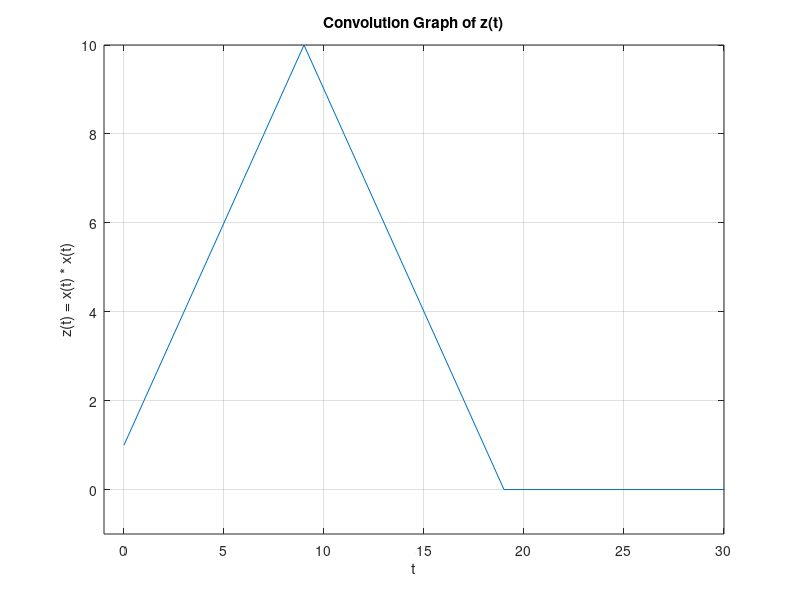
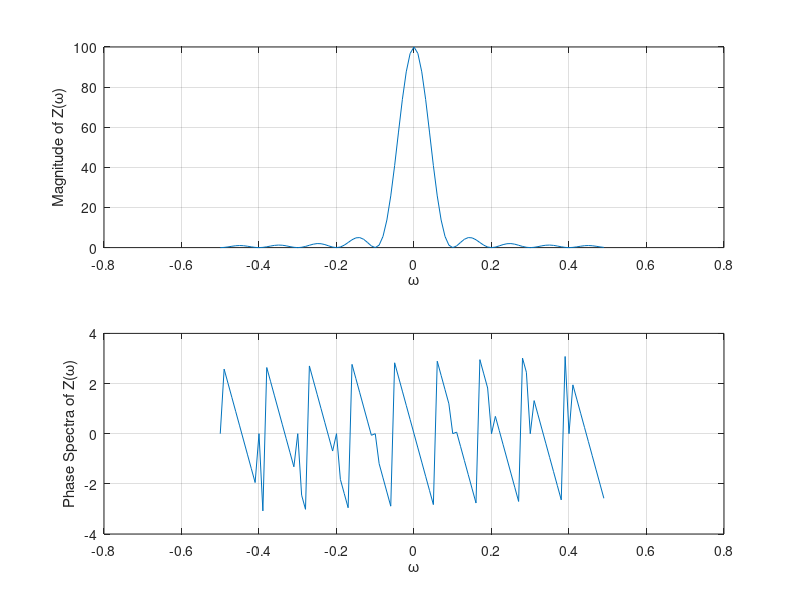
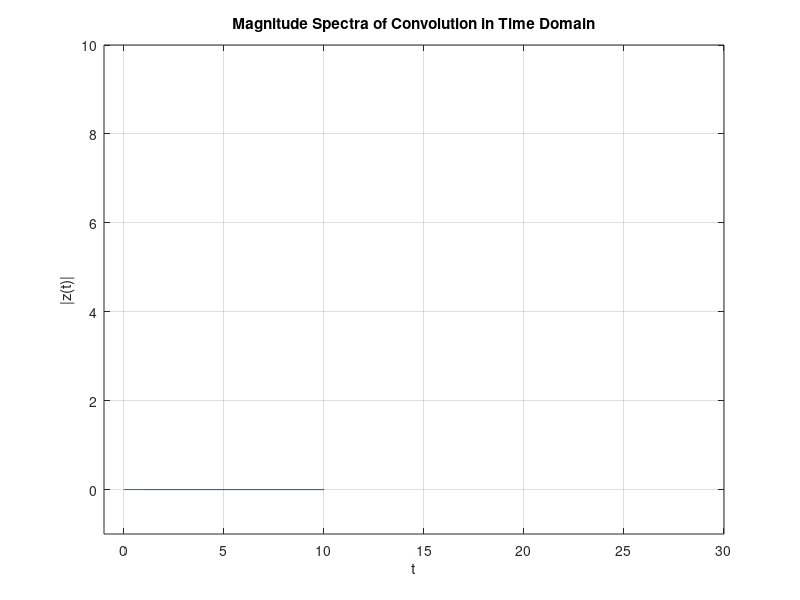
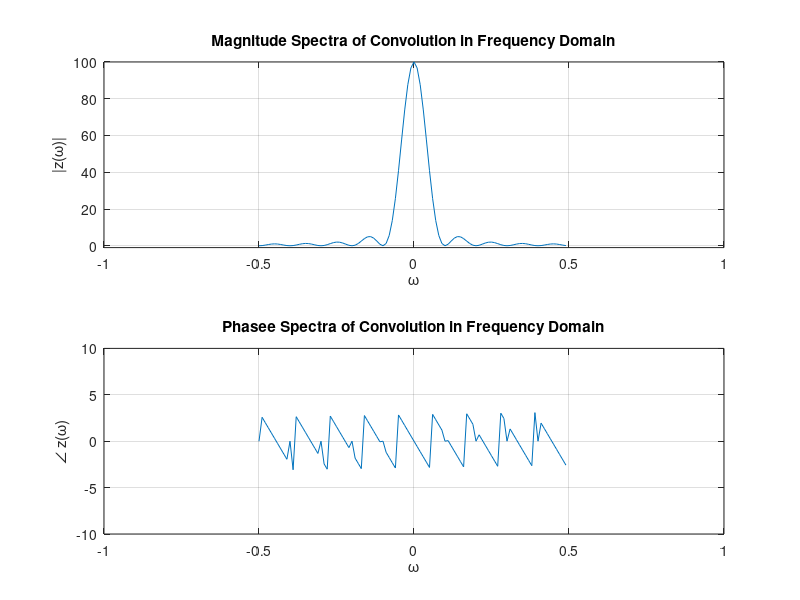

MATLAB code for these plots, in order:
%Rendel Abrasia, Reza Aablue
%500942743, 500966944
%Section 4

% Problem A.1

N = 100; 
PulseWidth = 10;
t = [0:1:(N-1)];

x = [ones(1,PulseWidth), zeros(1,N-PulseWidth)];

z = conv (x,x);

s = [0:1:2*(N-1)]

figure (1);
plot (s,z); grid on; axis ([-1 30 -1 10])
xlabel ('t'); ylabel ('z(t) = x(t) * x(t)');
title ('Convolution Graph of z(t)');

% Problem A.2

Xw=fft(x); % w = 2 x pi x f

f = [-(N/2):1:(N/2)-1]*(1/N);

Zw = Xw .* Xw;

% Problem A.3

figure (2);

subplot (2,1,1);
plot (f, fftshift(abs(Zw)));  grid on;
xlabel('\omega');
ylabel('Magnitude of Z(\omega)');

subplot (2,1,2);
plot (f, fftshift(angle(Zw)));  grid on;
xlabel('\omega');
ylabel('Phase Spectra of Z(\omega)');

% Problem A.4
xFreqDom = fft(x);
zFreqDom = xFreqDom.*xFreqDom;

zTimeDom = ifft(zFreqDom);

figure (3);
plot (zTimeDom); grid on;
axis ([-1 30 -1 10])
title ('Magnitude Spectra of Convolution in Time Domain');
xlabel ('t'); ylabel ('|z(t)|');

figure (4);
subplot (2,1,1); plot (f, fftshift(abs(zFreqDom))); grid on;
axis ([-1 1 -1 100]);
title ('Magnitude Spectra of Convolution in Frequency Domain');
xlabel ('\omega'); ylabel ('|z(\omega)|');

subplot (2,1,2); plot (f, fftshift(angle(zFreqDom))); grid on;
axis ([-1 1 -10 10]);
title ('Phasee Spectra of Convolution in Frequency Domain');
xlabel ('\omega'); ylabel ('\angle z(\omega)');